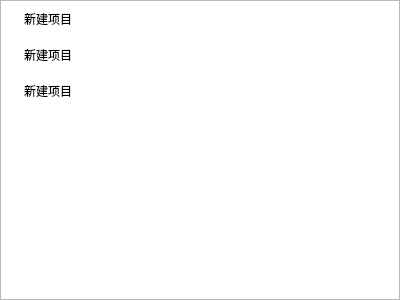
<?xml version="1.0" encoding="UTF-8"?>
<ui version="4.0">
 <class>TreeViewtest</class>
 <widget class="QWidget" name="TreeViewtest">
  <property name="geometry">
   <rect>
    <x>0</x>
    <y>0</y>
    <width>400</width>
    <height>300</height>
   </rect>
  </property>
  <property name="windowTitle">
   <string>Form</string>
  </property>
  <property name="styleSheet">
   <string notr="true">QTreeView::item{
	border:none;
	padding:9px 0px;
}

QTreeView::item::selected {
	background-color: rgb(170, 0, 0, 50);
	color:#000;
	border:none;
}

QTreeView::branch {
	background-color: rgb(170, 0, 0,0);
}


QTreeView::branch::selected { 
	background-color: rgb(170, 0, 0, 50);
}</string>
  </property>
  <layout class="QHBoxLayout" name="horizontalLayout">
   <property name="leftMargin">
    <number>0</number>
   </property>
   <property name="topMargin">
    <number>0</number>
   </property>
   <property name="rightMargin">
    <number>0</number>
   </property>
   <property name="bottomMargin">
    <number>0</number>
   </property>
   <item>
    <widget class="QWidget" name="widget" native="true">
     <layout class="QVBoxLayout" name="verticalLayout">
      <property name="leftMargin">
       <number>0</number>
      </property>
      <property name="topMargin">
       <number>0</number>
      </property>
      <property name="rightMargin">
       <number>0</number>
      </property>
      <property name="bottomMargin">
       <number>0</number>
      </property>
      <item>
       <widget class="QTreeWidget" name="treeWidget">
        <property name="focusPolicy">
         <enum>Qt::NoFocus</enum>
        </property>
        <property name="autoExpandDelay">
         <number>-1</number>
        </property>
        <attribute name="headerVisible">
         <bool>false</bool>
        </attribute>
        <column>
         <property name="text">
          <string>新建列</string>
         </property>
        </column>
        <item>
         <property name="text">
          <string>新建项目</string>
         </property>
         <item>
          <property name="text">
           <string>新建子项目</string>
          </property>
          <item>
           <property name="text">
            <string>新建子项目</string>
           </property>
          </item>
         </item>
        </item>
        <item>
         <property name="text">
          <string>新建项目</string>
         </property>
         <item>
          <property name="text">
           <string>新建子项目</string>
          </property>
          <item>
           <property name="text">
            <string>新建子项目</string>
           </property>
          </item>
         </item>
        </item>
        <item>
         <property name="text">
          <string>新建项目</string>
         </property>
         <item>
          <property name="text">
           <string>新建子项目</string>
          </property>
          <item>
           <property name="text">
            <string>新建子项目</string>
           </property>
          </item>
         </item>
        </item>
       </widget>
      </item>
     </layout>
    </widget>
   </item>
  </layout>
 </widget>
 <resources/>
 <connections/>
</ui>
